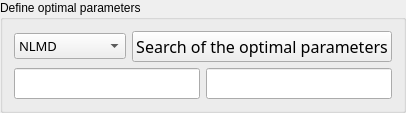
             <widget class="QGroupBox" name="groupBox_2">
              <property name="title">
               <string>Define optimal parameters</string>
              </property>
              <layout class="QVBoxLayout" name="verticalLayout_10">
               <item>
                <layout class="QHBoxLayout" name="horizontalLayout_6">
                 <item>
                  <widget class="QComboBox" name="ChoiceBox">
                   <property name="sizePolicy">
                    <sizepolicy hsizetype="Preferred" vsizetype="Maximum">
                     <horstretch>0</horstretch>
                     <verstretch>0</verstretch>
                    </sizepolicy>
                   </property>
                   <property name="font">
                    <font>
                     <family>Noto Sans Cond</family>
                     <pointsize>10</pointsize>
                     <weight>50</weight>
                     <italic>false</italic>
                     <bold>false</bold>
                    </font>
                   </property>
                   <property name="toolTip">
                    <string>&lt;html&gt;&lt;head/&gt;&lt;body&gt;&lt;p&gt;&lt;span style=&quot; font-size:11pt;&quot;&gt;Choice of the denoising algorithm&lt;/span&gt;&lt;/p&gt;&lt;/body&gt;&lt;/html&gt;</string>
                   </property>
                   <property name="styleSheet">
                    <string notr="true"/>
                   </property>
                   <item>
                    <property name="text">
                     <string>NLMD</string>
                    </property>
                   </item>
                   <item>
                    <property name="text">
                     <string>BM3D</string>
                    </property>
                   </item>
                   <item>
                    <property name="text">
                     <string>VSNR</string>
                    </property>
                   </item>
                   <item>
                    <property name="text">
                     <string>TV Chambolle</string>
                    </property>
                   </item>
                  </widget>
                 </item>
                 <item>
                  <widget class="QPushButton" name="Denoise_button">
                   <property name="sizePolicy">
                    <sizepolicy hsizetype="Minimum" vsizetype="Maximum">
                     <horstretch>0</horstretch>
                     <verstretch>0</verstretch>
                    </sizepolicy>
                   </property>
                   <property name="font">
                    <font>
                     <family>Noto Sans Cond</family>
                     <pointsize>12</pointsize>
                     <weight>50</weight>
                     <italic>false</italic>
                     <bold>false</bold>
                    </font>
                   </property>
                   <property name="toolTip">
                    <string>&lt;html&gt;&lt;head/&gt;&lt;body&gt;&lt;p&gt;&lt;span style=&quot; font-size:11pt;&quot;&gt;Determination of the best denoising parameter&lt;/span&gt;&lt;/p&gt;&lt;/body&gt;&lt;/html&gt;</string>
                   </property>
                   <property name="styleSheet">
                    <string notr="true"/>
                   </property>
                   <property name="text">
                    <string>Search of the optimal parameters</string>
                   </property>
                  </widget>
                 </item>
                </layout>
               </item>
               <item>
                <layout class="QHBoxLayout" name="horizontalLayout_5">
                 <item>
                  <widget class="QLineEdit" name="SSIM_info">
                   <property name="font">
                    <font>
                     <family>Noto Sans Cond</family>
                     <pointsize>12</pointsize>
                     <weight>50</weight>
                     <italic>false</italic>
                     <bold>false</bold>
                    </font>
                   </property>
                   <property name="toolTip">
                    <string>&lt;html&gt;&lt;head/&gt;&lt;body&gt;&lt;p&gt;&lt;span style=&quot; font-size:11pt;&quot;&gt;Best denoising parameter from SSIM indice&lt;/span&gt;&lt;/p&gt;&lt;/body&gt;&lt;/html&gt;</string>
                   </property>
                  </widget>
                 </item>
                 <item>
                  <widget class="QLineEdit" name="MSE_info">
                   <property name="font">
                    <font>
                     <family>Noto Sans Cond</family>
                     <pointsize>12</pointsize>
                     <weight>50</weight>
                     <italic>false</italic>
                     <bold>false</bold>
                    </font>
                   </property>
                   <property name="toolTip">
                    <string>&lt;html&gt;&lt;head/&gt;&lt;body&gt;&lt;p&gt;&lt;span style=&quot; font-size:11pt;&quot;&gt;Best denoising parameter from MSE indice&lt;/span&gt;&lt;/p&gt;&lt;/body&gt;&lt;/html&gt;</string>
                   </property>
                  </widget>
                 </item>
                </layout>
               </item>
              </layout>
             </widget>
